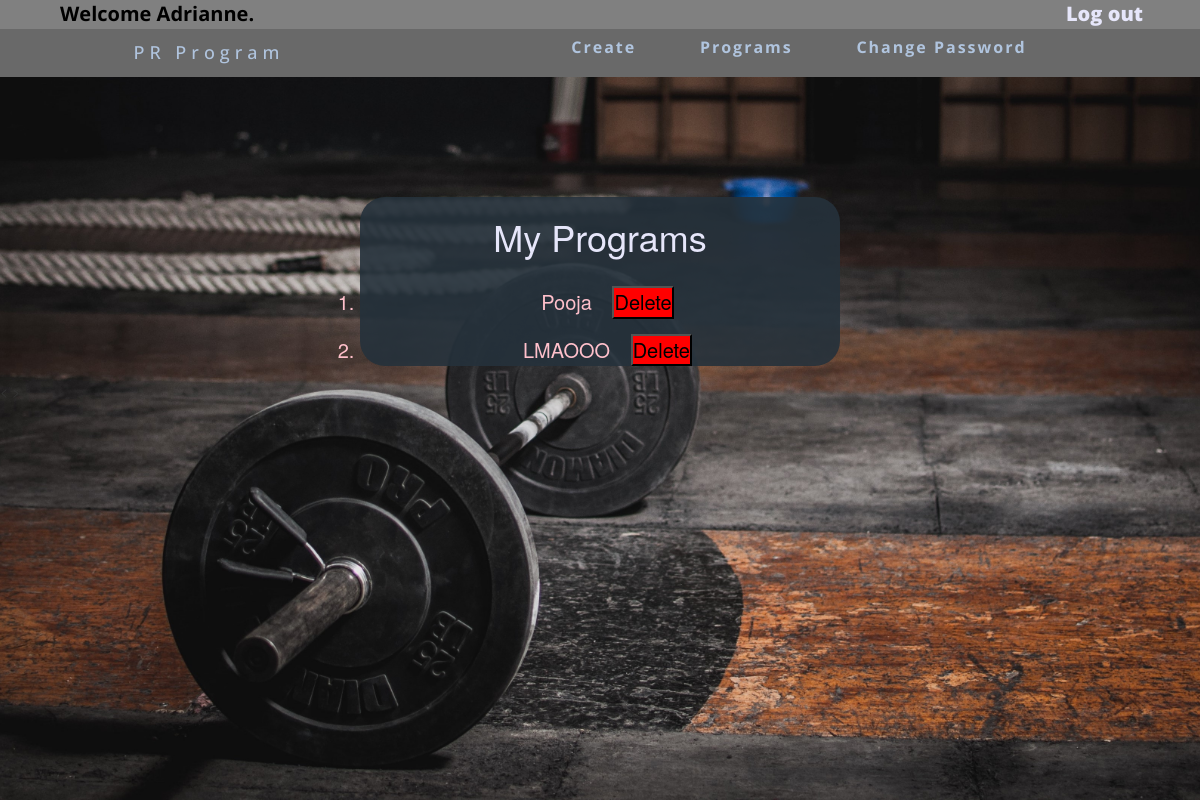
The app's page /programs (signed in) with its own data.
### app.py (models this page shows)
class UserData(db.Model):
    id = db.Column(db.Integer, primary_key=True)
    username = db.Column(db.String(50))
    password = db.Column(db.String(50))

class ProgramData(db.Model):
    id = db.Column(db.Integer, primary_key=True)
    username = db.Column(db.String(50), default="null")
    name = db.Column(db.String(50), default="null")
    pr = db.Column(db.Integer, default=0)
    reps1 = db.Column(db.Integer, default=0)
    percent1 = db.Column(db.Integer, default=0)
    reps2 = db.Column(db.Integer, default=0)
    percent2 = db.Column(db.Integer, default=0)
    reps3 = db.Column(db.Integer, default=0)
    percent3 = db.Column(db.Integer, default=0)
    reps4 = db.Column(db.Integer, default=0)
    percent4 = db.Column(db.Integer, default=0)
    reps5 = db.Column(db.Integer, default=0)
    percent5 = db.Column(db.Integer, default=0)
    reps6 = db.Column(db.Integer, default=0)
    percent6 = db.Column(db.Integer, default=0)
    reps7 = db.Column(db.Integer, default=0)
    percent7 = db.Column(db.Integer, default=0)
    reps8 = db.Column(db.Integer, default=0)
    percent8 = db.Column(db.Integer, default=0)
    reps9 = db.Column(db.Integer, default=0)
    percent9 = db.Column(db.Integer, default=0)
    reps10 = db.Column(db.Integer, default=0)
    percent10 = db.Column(db.Integer, default=0)
    reps11 = db.Column(db.Integer, default=0)
    percent11 = db.Column(db.Integer, default=0)
    reps12 = db.Column(db.Integer, default=0)
    percent12 = db.Column(db.Integer, default=0)
    reps13 = db.Column(db.Integer, default=0)
    percent13 = db.Column(db.Integer, default=0)
    reps14 = db.Column(db.Integer, default=0)
    percent14 = db.Column(db.Integer, default=0)
    reps15 = db.Column(db.Integer, default=0)
    percent15 = db.Column(db.Integer, default=0)
    reps16 = db.Column(db.Integer, default=0)
    percent16 = db.Column(db.Integer, default=0)
    reps17 = db.Column(db.Integer, default=0)
    percent17 = db.Column(db.Integer, default=0)
    reps18 = db.Column(db.Integer, default=0)
    percent18 = db.Column(db.Integer, default=0)
    reps19 = db.Column(db.Integer, default=0)
    percent19 = db.Column(db.Integer, default=0)
    reps20 = db.Column(db.Integer, default=0)
    percent20 = db.Column(db.Integer, default=0)

### app.py (the view, shortened to what this page needs)
@app.route('/programs', methods=['GET', 'POST'])
@login_required
def programs():
    programName = []
    programNumber = 0
    num = 0
    connection = sqlite3.connect('data/site.db')
    cur = connection.cursor()
    for row in cur.execute('SELECT username, name FROM program_data'):
        if row[0] == current_user.id:
            programName.append(row[1])
            programNumber = programNumber + 1
    return render_template('program.html', data=programName, number=programNumber)

### app.py (called while the page is built)
@login_manager.user_loader
def load_user(user_id):
    user = find_user(user_id)
    if user:
        user.password = None
    return user

def find_user(username):
    connection = sqlite3.connect('data/site.db')
    cur = connection.cursor()
    for row in cur.execute("SELECT username, password from user_data"):
        if not row:
            continue
        if username == row[0]:
            return User(row[0], row[1])
    return None

### templates/program.html (shortened to what this page needs)
{% extends 'base.html' %}
{% block content %}
<div class="home">
    <h1 class="myprogram">My Programs</h1>
    <div class="programs">
        <ol class="nameProgram">
            <form method="post" name="deleteform">
            {% for x in range(number) %}
            <li class="nameProgram">
                <a id="program_name" href="/view/{{data[x]}}" class="programclass">{{ data[x] }}</a>
                <input type="submit" name="delete{{x}}" value="Delete" class="deleteButton">
            </li>
            {% endfor %}
            </form>
        </ol>
    </div>
</div>
{% endblock %}

### templates/base.html (shortened to what this page needs)
<!DOCTYPE html>
<html lang="en">
<head>
    <link rel="stylesheet" type="text/css" href="{{url_for('static', filename='style.css')}}">
    <link rel="stylesheet" href="https://maxcdn.bootstrapcdn.com/bootstrap/3.3.7/css/bootstrap.min.css">
</head>
<body>
<div class="background">
    <header class="login123">
        {% if current_user.is_authenticated %}
        <p>Welcome {{ current_user.id }}.<span class="logout"><a href="/logout">Log out</a></span></p>
        {% endif %}
    </header>
    <nav class="mynavbar">
        <div class="logo">
            <a href="/"><h4>PR Program</h4></a>
        </div>
        <ul class="navlinks">
            {% if current_user.is_authenticated %}
            <li>
                <a href="/create">Create</a>
                <a href="/programs">Programs</a>
                <a href="/changepassword">Change Password</a>
            </li>
            {% endif %}
        </ul>
    </nav>
    {% block content %}{% endblock %}
</div>
</body>
</html>

### static/style.css (style rules this page uses)
* { margin: 0px; padding: 0px; box-sizing: border-box; }
p, h1 { font-family: 'Open Sans', sans-serif; color: gainsboro; }
h1 { margin: 10px; }
p { font-size: 20px }
body, html { height: 100%; background-color: dimgrey; }
.background { background-image: url("/static/background.jpg"); background-position: center; background-repeat: no-repeat; background-size: cover; height: 100%; }
nav.mynavbar { display: flex; justify-content: space-around; align-items: center; min-height: 6vh; font-family: 'Open Sans', sans-serif; background-color: dimgray; }
.logo a { color: lightsteelblue; letter-spacing: 5px; font-size: 25px; text-decoration: none; }
.navlinks { display: flex; }
.navlinks li { list-style: none; }
.navlinks a { color: lightsteelblue; text-decoration: none; letter-spacing: 2px; font-weight: bold; font-size: 16px; font-family: 'Open Sans', sans-serif; padding-right: 40px; padding-left: 20px; }
.home { margin: auto; margin-top: 10%; width: 40%; padding: 0; text-align: center; background: rgba(37, 49, 59, 0.9); border-radius: 25px; }
.home h1 { color: lavender; }
.login123 p { width: 100%; text-align: left; background-color: grey; color: black; padding-left: 5%; font-weight: bolder; text-decoration: none; margin: 0; font-size: 20px; }
.logout a { float: right; font-weight: bolder; color: lavender; margin-right: 5%; text-decoration: none; }
.nameProgram { margin-bottom: 15px; }
.nameProgram a { color: pink; font-size: 20px; text-decoration: none; padding: 15px; margin-bottom: 15px; }
.myprogram { padding: 20px; }
ol.nameProgram { color: pink; font-size: 20px; }
.deleteButton { color: black; background-color: red; }

### records on screen
UserData: id "Adrianne"
ProgramData: name "Pooja"
ProgramData: name "LMAOOO"
